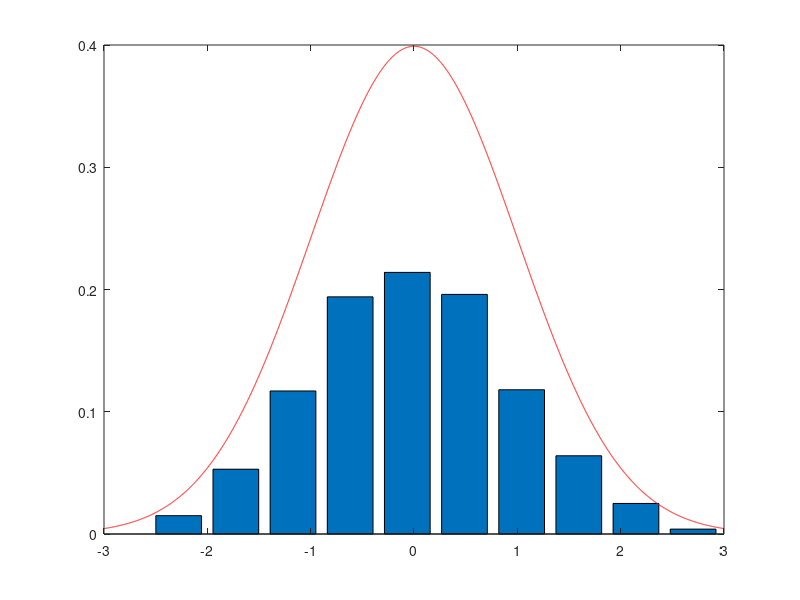
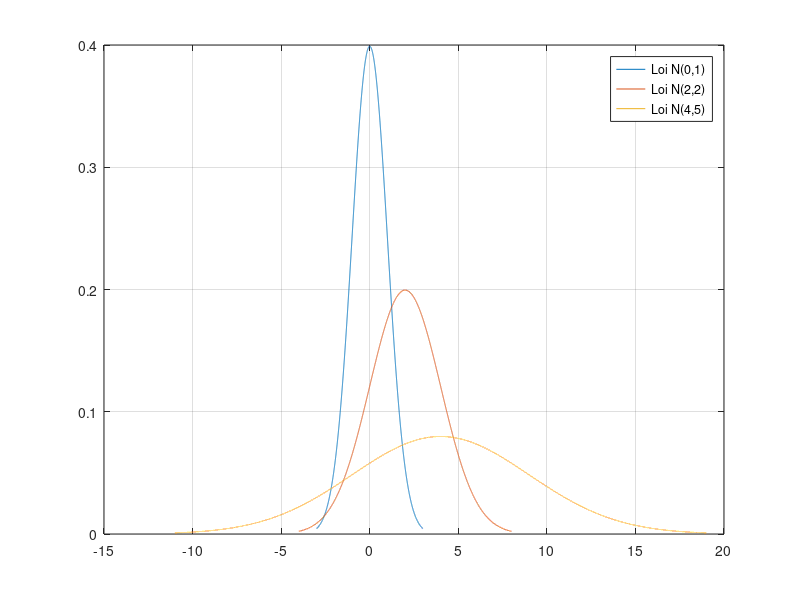

The MATLAB source for these figures, in order:


%-------signaux aleartoire loi normal ------------ %
clear all ; close all ; clc ;
mx=0;    
var=1;   
Te=0.001;

x = (mx - 3 * var):Te:(mx + 3 * var);
p = (1 / (sqrt(2 * pi) * var)) * exp(-((x - mx).^2) / (2 * var));  %Gaussien

%----------- manipulation 1 -------------- %
Nt=1000;     
Nc=10;     
z = randn(1, Nt);      % loi normal
[N,X]=hist(z, Nc);     % histogramme
figure;
bar(X,N/Nt);  % Normalized histogram
hold on 
plot(x,p,'r')


%----------- manipulation 2 -------------- %

figure;

mx=0;
sigma=1;

x = mx-3*sigma:0.001:mx+3*sigma ;
y = exp(-0.5*((x-mx)/sigma).^2)/(sqrt(2*pi*sigma^2));

plot(x,y); hold on; grid on;
aire1_sum = sum(y);
aire1_trapz =trapz(y);

mx=2; sigma=2;
x = mx-3*sigma:0.001:mx+3*sigma;
y = exp(-0.5*((x-mx)/sigma).^2)/(sqrt(2*pi*sigma^2));
plot(x,y); hold on;
aire2_sum = sum(y);
aire2_trapz = trapz(y);

mx=4; sigma=5;
x = mx-3*sigma:0.001:mx+3*sigma;
y = exp(-0.5*((x-mx)/sigma).^2)/(sqrt(2*pi*sigma^2));
plot(x,y); grid on;
legend('Loi N(0,1)','Loi N(2,2)','Loi N(4,5)');
aire3_sum = sum(y);
aire3_trapz = trapz(y);

Surface_SUM = [aire1_sum aire2_sum aire3_sum];
Surface_TRAPZ = [aire1_trapz aire2_trapz aire3_trapz];
